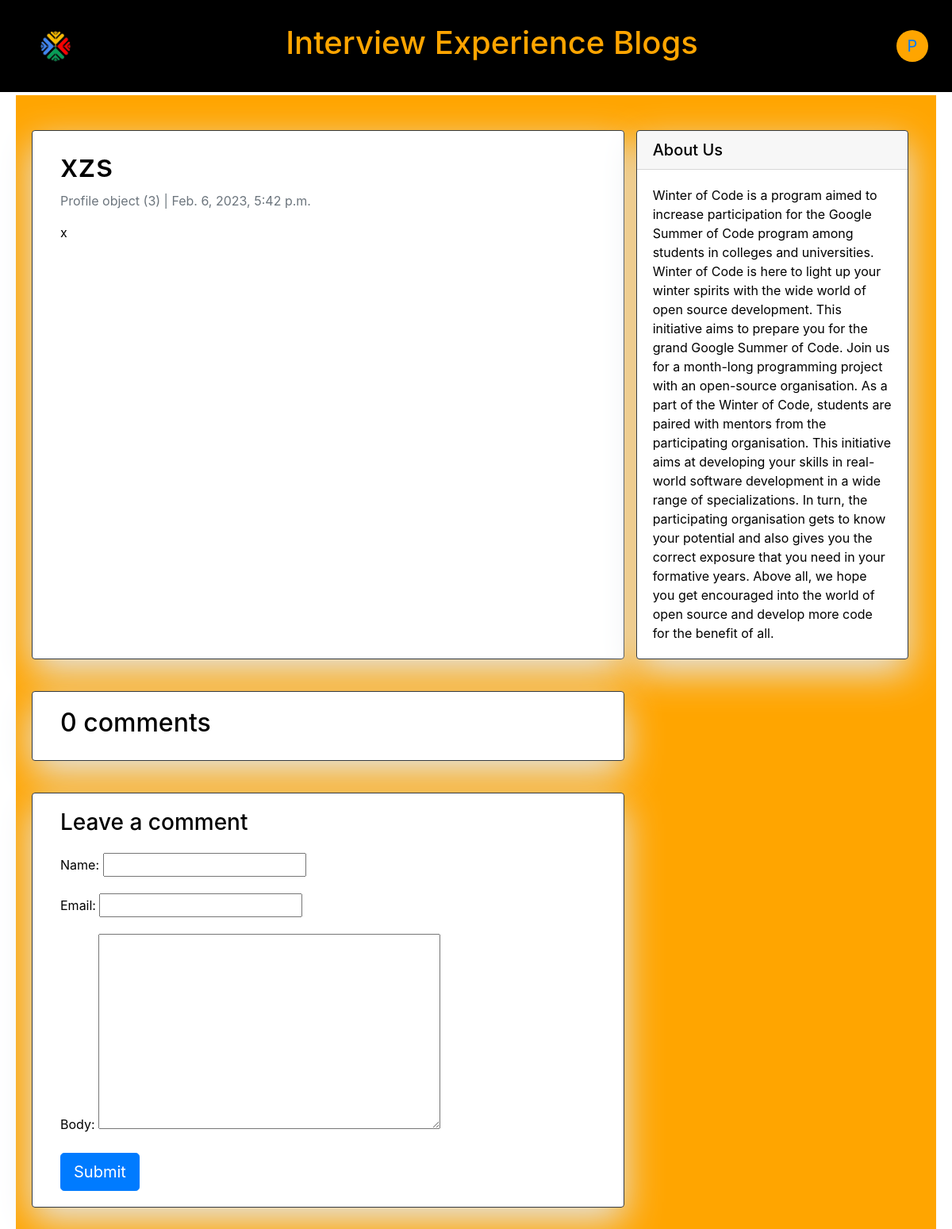
/blog/x/1, run on the app's committed database.
### blog/models.py (models this page shows, shortened)
class Post(models.Model):
    title = models.CharField(max_length=200, unique=True)
    slug = models.SlugField(max_length=200, unique=True)
    updated_on = models.DateTimeField(auto_now= True)
    content = models.TextField()
    created_on = models.DateTimeField(auto_now_add=True)
    status = models.IntegerField(choices=STATUS, default=0)
    companyName = models.CharField(max_length=200,null=True)
    typeOfOffer = models.CharField(max_length=200,null=True)
    jobProfile = models.CharField(max_length=200,null=True)
    author = models.ForeignKey(Profile, on_delete=models.PROTECT,default=1)
    class Meta:
        ordering = ['-created_on']

### login/models.py (models this page shows)
class Profile(models.Model):
    userId = models.AutoField(primary_key=True)
    user = models.OneToOneField(User, on_delete= models.CASCADE )
    userBatch = models.CharField(max_length=150, null=True, blank=True)
    userCourse = models.CharField(max_length=150, null=True, blank=True)

### blog/views.py (the view)
# urls.py: path('<slug:slug>/<int:userId>', views.postDetail, name='post_detail'),
def postDetail(request,slug,userId):
    post = get_object_or_404(Post, slug=slug)
    comments = post.comments.filter(active=True)
    new_comment = None
    if request.method == 'POST':
        comment_form = CommentForm(data=request.POST)
        if comment_form.is_valid():
            new_comment = comment_form.save(commit=False)
            new_comment.post = post
            new_comment.save()
            comment_form = CommentForm()
    else:
        comment_form = CommentForm()
    return render(request, "blog/post_detail.html", {'post': post,
                                           'comments': comments,
                                           'new_comment': new_comment,
                                           'comment_form': comment_form,
                                           'userId':userId})

### blog/forms.py
class CommentForm(forms.ModelForm):
    class Meta:
        model = Comment
        fields = ('name', 'email', 'body')

### templates/blog/post_detail.html (shortened to what this page needs)
{% extends 'blog/base.html' %}
{% block content %}
<div class="container">
  <div class="row">
    <div class="col-md-8 card border-dark mb-4  mt-4 left  top">
      <div class="card-body">
        <h1>{% block title %} {{ post.title }} {% endblock title %}</h1>
        <p class=" text-muted">{{ post.author }} | {{ post.created_on }}</p>
        <p class="card-text ">{{ post.content | safe }}</p>
      </div>
    </div>
    {% block sidebar %} {% include 'blog/sidebar.html' %} {% endblock sidebar %}
    <div class="col-md-8 card border-dark mb-4  mt-3 ">
      <div class="card-body">
        <h2>{{ comments.count }} comments</h2>
      </div>
    </div>
    <div class="col-md-8 card border-dark mb-4  mt-3 ">
      <div class="card-body">
        {% if new_comment %}
        <div class="alert alert-success" role="alert">
          Your comment is awaiting moderation
        </div>
        {% else %}
        <h3>Leave a comment</h3>
        <form method="post" style="margin-top: 1.3em;">
          {{ comment_form.as_p }}
          <button type="submit" class="btn btn-primary  btn-lg">Submit</button>
        </form>
        {% endif %}
      </div>
    </div>
  </div>
</div>
{% endblock content %}

### templates/blog/base.html (style rules this page uses)
* { top: 0; left: 0; margin: 0; }
body { padding-top: 100px; }

### templates/blog/sidebar.html (style rules this page uses)
.card { box-shadow: 0 16px 48px #E3E7EB; }

### data on the page
Post: title "xzs", author "Profile object (3)", created_on "Feb. 6, 2023, 5:42 p.m.", content "x"

### other printed values
{{ comments.count }} "0"
